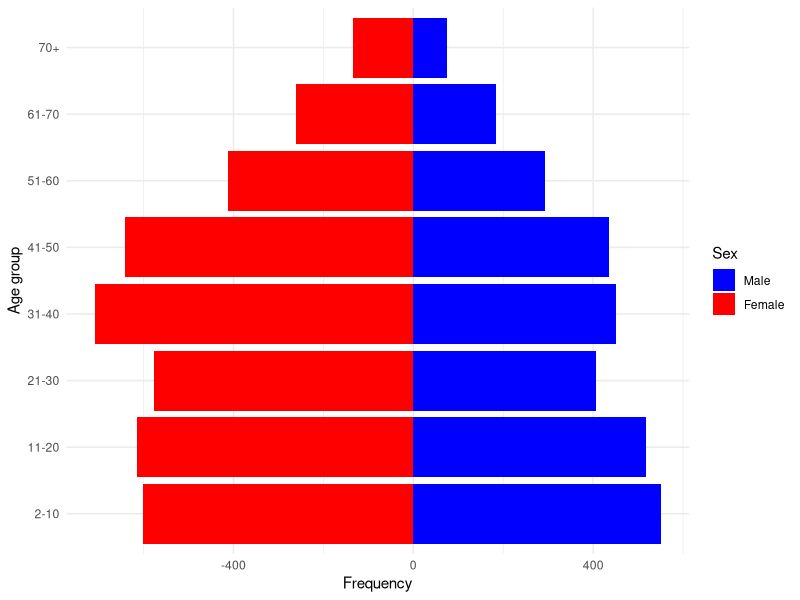
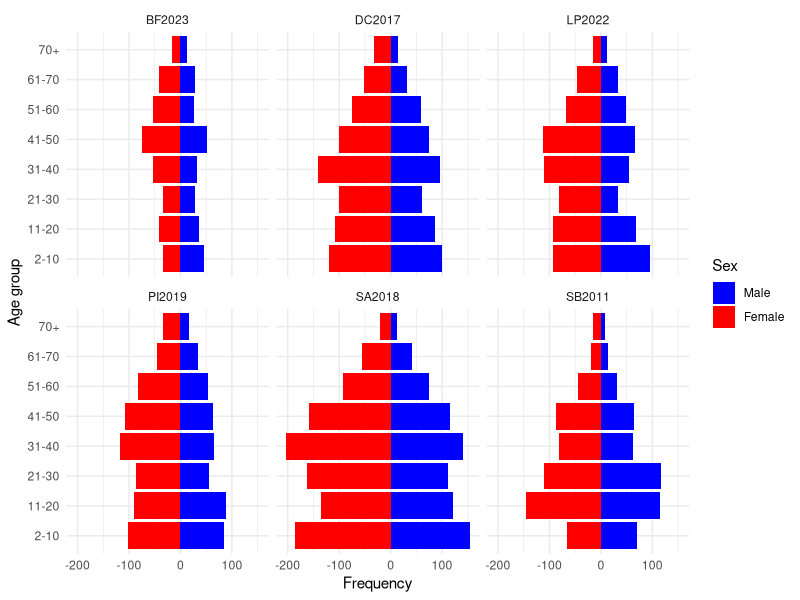
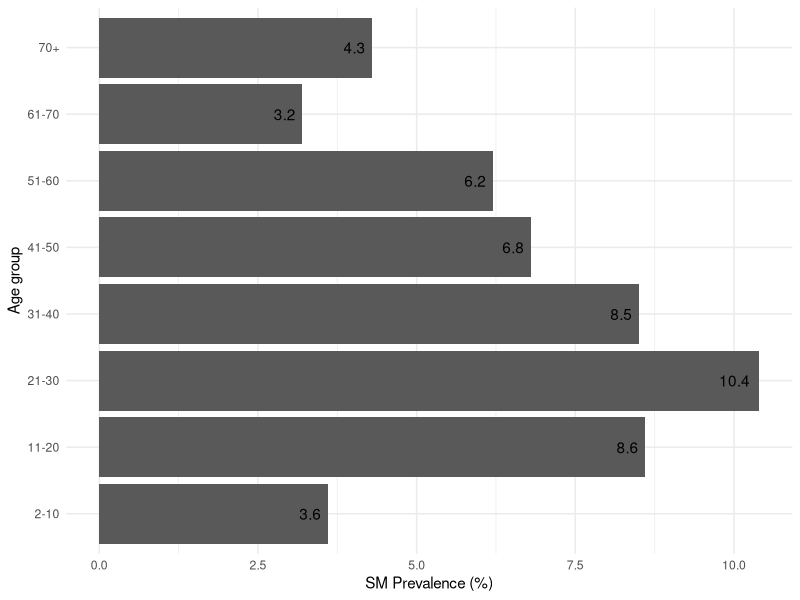
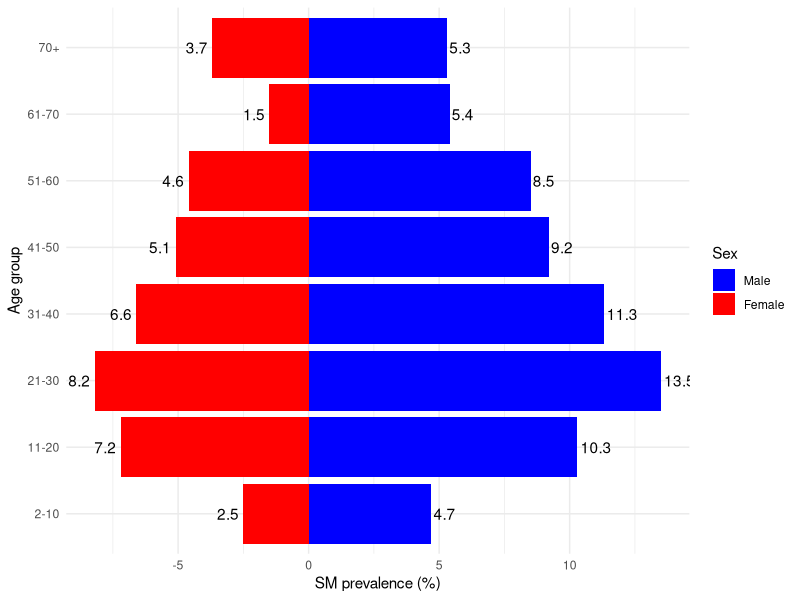
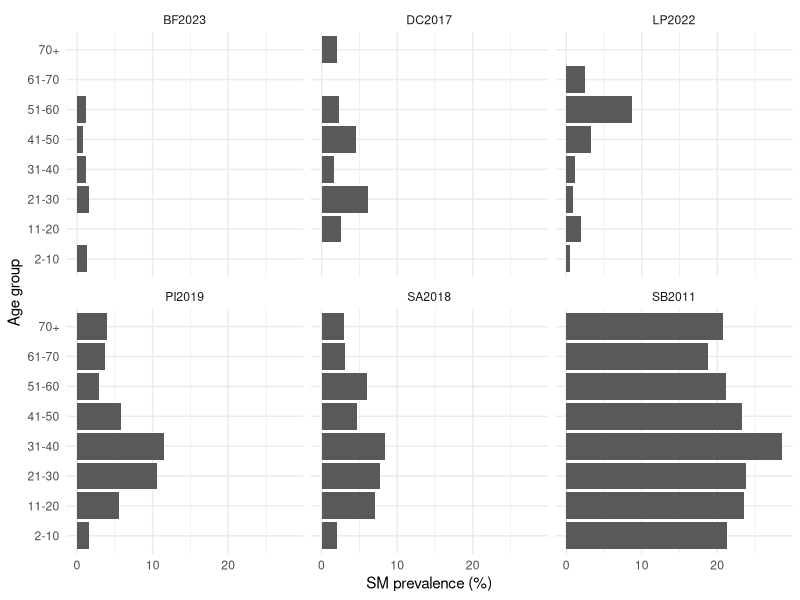
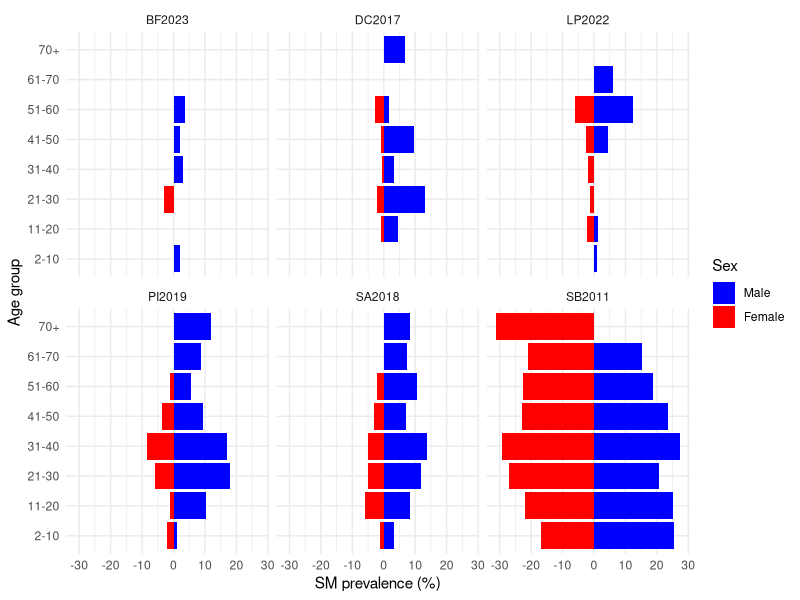

Write R code to recreate these figures, in order.
# Estatística descritiva para análise de dados
# Trabalhando com arquivos .csv em R
# Autor: Luciano K. Silva
# Objetivo: Plotar um gráfico de pirâmide etária

# Configurando o diretório de trabalho
setwd("C:/Users/luciano.kalabric/OneDrive - FIOCRUZ/GitHub/r_analysis")

# Instalando bibliotecas necessários
list.of.packages <- c("ggplot2", "tidyverse", "dplyr")
new.packages <- list.of.packages[!(list.of.packages %in% installed.packages()[,"Package"])]
if(length(new.packages)) install.packages(new.packages)

# Carregando bibliotecas necessários
library(tidyverse)
library(ggplot2)
library(dplyr)

# 1. Ler o arquivo CSV
dados <- read.csv("Figura 2 - All.csv")

# 2. Recodifica "idade" por faixas etárias de 10 em 10 anos e estratifica o dado por "study"
dados <- dados %>% 
  mutate(
    faixa_etaria = case_when(
      idade <= 10 ~ " 2-10",
      idade <= 20 ~ "11-20",
      idade <= 30 ~ "21-30",
      idade <= 40 ~ "31-40",
      idade <= 50 ~ "41-50",
      idade <= 60 ~ "51-60",
      idade <= 70 ~ "61-70",
      TRUE ~ "70+"
    )
  )

# 3. Plotar a pirâmide etária geral
ggplot(dados, aes(x = faixa_etaria, fill = factor(sexo))) +
  coord_flip() +
  geom_bar(data = subset(dados, sexo == 1), aes(y = ..count..), stat = "count") +
  geom_bar(data = subset(dados, sexo == 2), aes(y = -..count..), stat = "count") +
  #facet_wrap(~ study) +
  scale_fill_manual(values = c("1" = "blue", "2" = "red"),
                    labels = c("Male", "Female")) +
  labs(x = "Age group", y = "Frequency", fill = "Sex") +
  theme_minimal()

# 3.1 Plotar a pirâmide etária para cada estudo
ggplot(dados, aes(x = faixa_etaria, fill = factor(sexo))) +
  coord_flip() +
  geom_bar(data = subset(dados, sexo == 1), aes(y = ..count..), stat = "count") +
  geom_bar(data = subset(dados, sexo == 2), aes(y = -..count..), stat = "count") +
  scale_fill_manual(values = c("1" = "blue", "2" = "red"),
                    labels = c("Male", "Female")) +
  labs(x = "Age group", y = "Frequency", fill = "Sex") +
  facet_wrap(~ study) +
  theme_minimal()

# 4. Calcula a prevalência por faixa etária
prevalencia_por_idade <- dados %>% 
  group_by(faixa_etaria) %>%
  summarise(
    total = n(),
    sm = sum(sm_prev == 1),
    proporcao = round((sm * 100 / total), digits = 1)
  )

# 4.1 Plotar a pirâmide etária para cada estudo
ggplot(prevalencia_por_idade, aes(x = faixa_etaria, y = proporcao)) +
  coord_flip() +
  geom_bar(stat = "identity", position = "dodge") +
  geom_text(aes(y = proporcao, label = proporcao), vjust = 0.5, hjust = 1.3) +
  labs(x = "Age group", y = "SM Prevalence (%)") +
  theme_minimal()

# 5. Calcula a prevalência por sexo e faixa etária
prevalencia_por_sexo_idade <- dados %>% 
  group_by(sexo, faixa_etaria) %>%
  summarise(
    total = n(),
    sm = sum(sm_prev == 1),
    proporcao = round((sm * 100 / total), digits = 1)
  )

# 5.1 Plotar a prevalência por sexo e faixa etária
ggplot(prevalencia_por_sexo_idade, aes(x = faixa_etaria, y = proporcao, fill = factor(sexo))) +
  coord_flip() +
  geom_bar(data = subset(prevalencia_por_sexo_idade, sexo == 1), aes(y = proporcao), stat = "identity", position = "dodge") +
  geom_text(data = subset(prevalencia_por_sexo_idade, sexo == 1), aes(y = proporcao, label = proporcao), vjust = 0.5, hjust = -0.1) +
  geom_bar(data = subset(prevalencia_por_sexo_idade, sexo == 2), aes(y = -proporcao), stat = "identity", position = "dodge") +
  geom_text(data = subset(prevalencia_por_sexo_idade, sexo == 2), aes(y = -proporcao, label = proporcao), vjust = 0.5, hjust = 1.2) +
  scale_fill_manual(values = c("1" = "blue", "2" = "red"),
                    labels = c("Male", "Female")) +
    labs(x = "Age group", y = "SM prevalence (%)", fill = "Sex") +
  #facet_wrap(~ study) +
  theme_minimal()

# 6. Calcula a prevalência por estudo
prevalencia_por_estudo <- dados %>% 
  group_by(study, faixa_etaria) %>%
  summarise(
    total = n(),
    sm = sum(sm_prev == 1),
    proporcao = round((sm * 100 / total), digits = 1)
  )

# 6.1 Plotar a prevalência por estudo
ggplot(prevalencia_por_estudo, aes(x = faixa_etaria, y = proporcao)) +
  coord_flip() +
    geom_bar(stat = "identity", position = "dodge") +
  labs(x = "Age group", y = "SM prevalence (%)") +
  facet_wrap(~ study) +
  theme_minimal()

# 7. Calcula a prevalência por sexo, faixa etária e por estudo
prevalencia_por_agrupamento <- dados %>% 
  group_by(study, sexo, faixa_etaria) %>%
  summarise(
    total = n(),
    sm = sum(sm_prev == 1),
    proporcao = round((sm * 100 / total), digits = 1)
  )

# 7.1 Plotar a prevalência por sexo, faixa etária e por estudo
ggplot(prevalencia_por_agrupamento, aes(x = faixa_etaria, y = proporcao, fill = factor(sexo))) +
  coord_flip() +
    geom_bar(data = subset(prevalencia_por_agrupamento, sexo == 1), aes(y = proporcao), stat = "identity", position = "dodge") +
  geom_bar(data = subset(prevalencia_por_agrupamento, sexo == 2), aes(y = -proporcao), stat = "identity", position = "dodge") +
  scale_fill_manual(values = c("1" = "blue", "2" = "red"),
                    labels = c("Male", "Female")) +
  labs(x = "Age group", y = "SM prevalence (%)", fill = "Sex") +
  facet_wrap(~ study) +
  theme_minimal()
